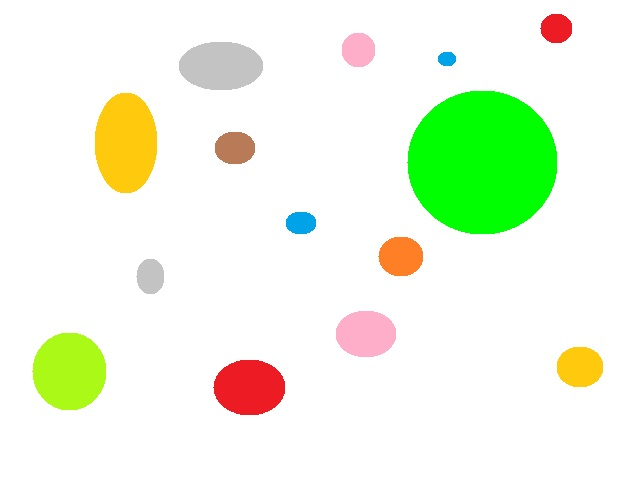
#> input picture seg.jpg, 640 x 480 px
$ python vision.py
#> lines starting #> are read from the running program, lines starting #| are printed output that depends on the picture; after the words box and inside, x2 and y2 are one past the last pixel; in counts of white or black regions, pixels touching at a corner belong together
import numpy as np
import cv2
import time

img=cv2.imread("seg.jpg")
#> img is the input picture: shape (480, 640, 3); mean B, G, R 226.7, 247.9, 237.6
fil, col, _ = img.shape
#> fil = 480; col = 640
Rc = 0*np.ones((fil, col), dtype='float64')
Gc = 250*np.ones((fil, col), dtype='float64')
Bc = 0*np.ones((fil, col), dtype='float64')
r = 100
imgBn = (Rc-(img[:,:,0].astype(np.float64)))**2+(Gc-(img[:,:,1].astype(np.float64)))**2+(Bc-(img[:,:,2].astype(np.float64)))**2
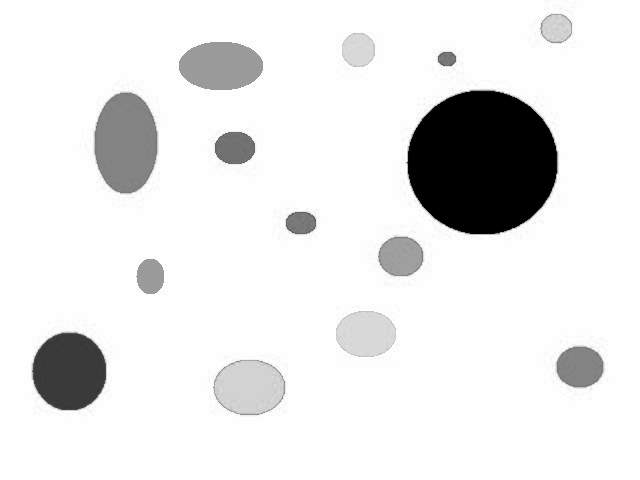
#> imgBn: shape (480, 640) float64; min 0, max 130150, mean 118001.8; drawn with min black and max white
imgBn = 255*(imgBn <= r**2)
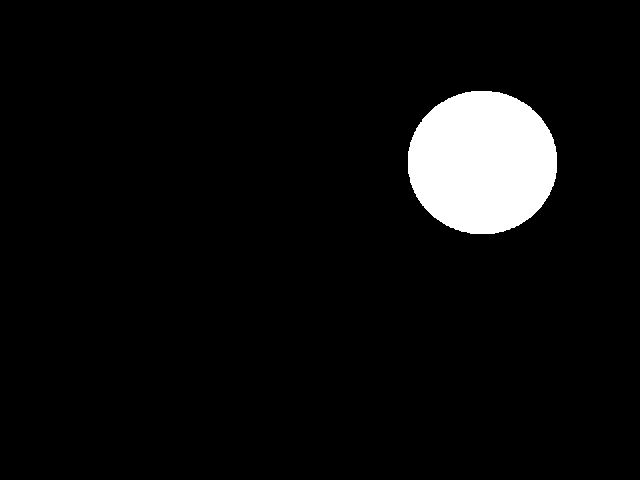
#> imgBn: shape (480, 640) int64; 5.5% white; 1 white region, box (x1, y1, x2, y2) and area: (408, 91, 557, 234) 16869
imgBn = imgBn.astype(np.uint8)
izq = False
ti = time.time()
for i in range(col):
    for j in range(fil):
        if(imgBn[j,i]):
            print(i,j)
            izq = True
            break
    if izq:
        break
print(time.time()-ti)
print(imgBn.shape)
#| (480, 640)
print(fil, col)
#| 480 640
#print(imgBn)
#cv2.imshow("img",(img[:,:,2]+img[:,:,0])/2)
cv2.imshow("img", imgBn)
cv2.waitKey(0)
